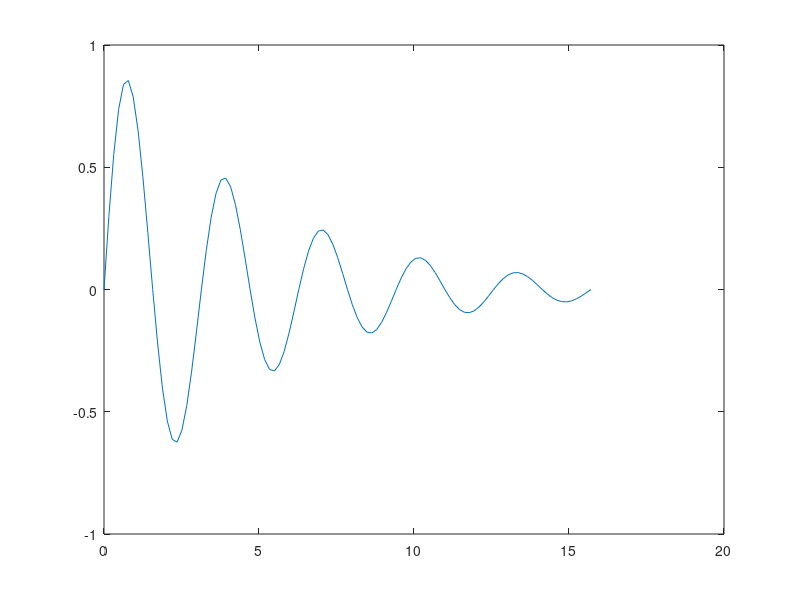

MATLAB code to generate this figure: (Note: this script raises an error after producing the figure.)
x = 0:pi/20:5*pi; 
y1 = exp(-0.2 * x) .* sin(2 * x); 
y2 = exp(-0.1 * x) .* cos(4 * x); 

figure;
h1 = plot(x, y1);
h1.Color='m'; 
h1.LineStyle='--'; 
h1.LineWidth=4;
hold on; 
h2 = plot(x, y2); 
hold off; 
h2.Color='blue'; 
h2.LineStyle='-.'; 
h2.LineWidth=4;

xlabel('X-axis'); 
ylabel('Y-axis'); 
title('Question 1');
legend('function 1', 'function 2'); 
